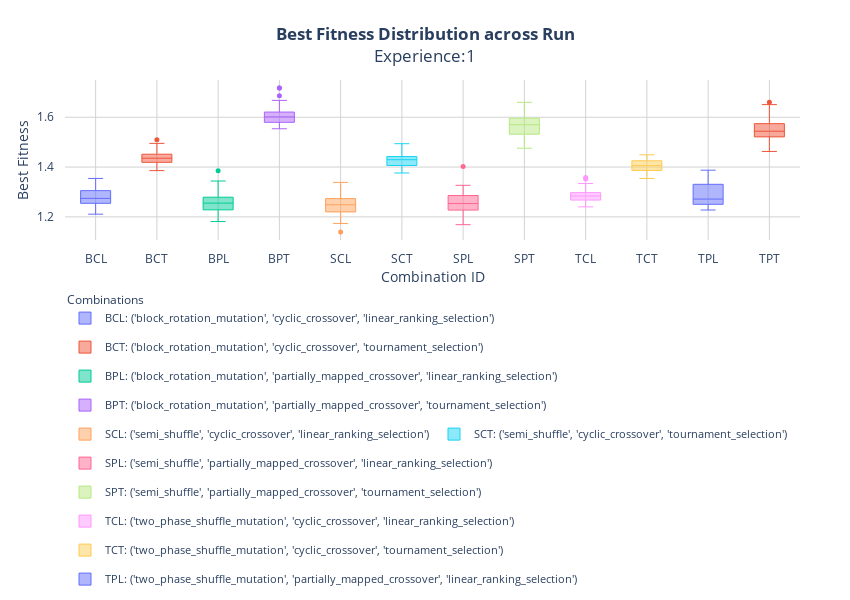
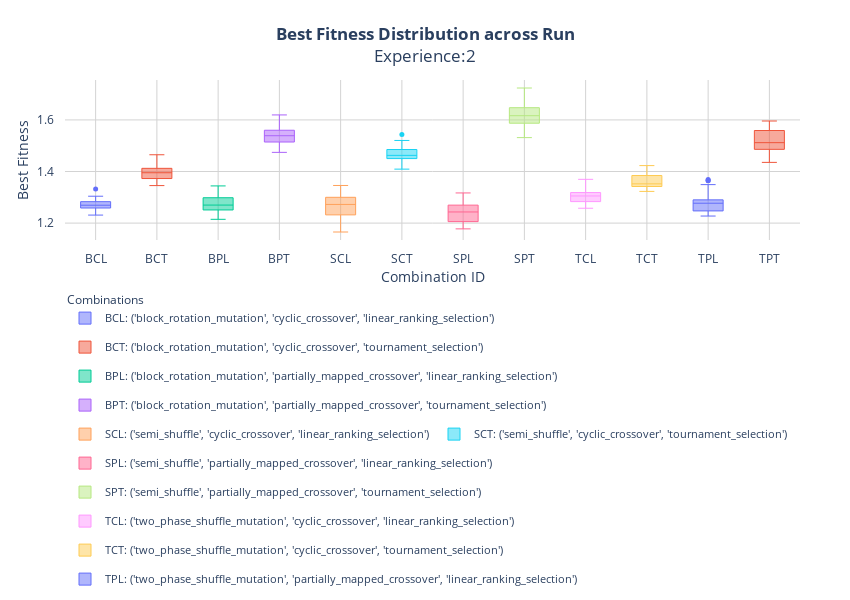
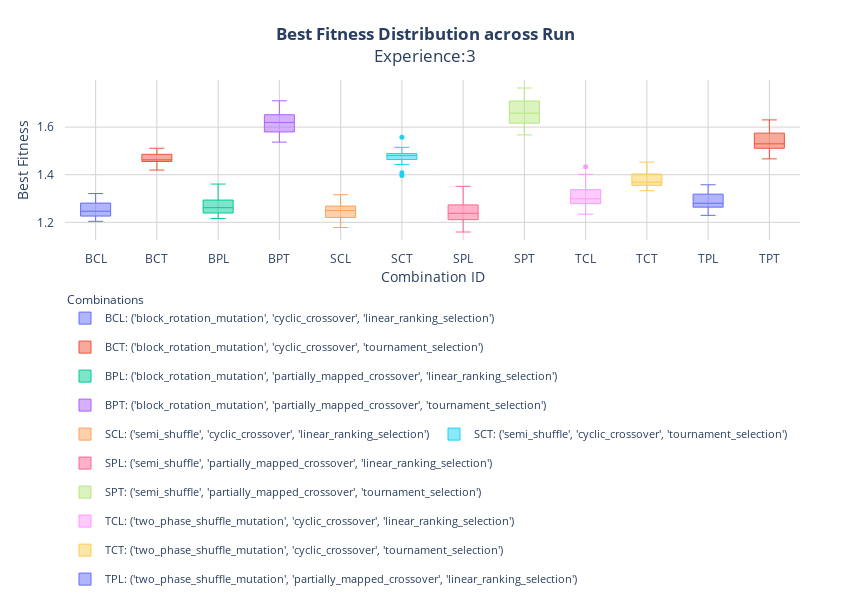

The notebook cell saved with these charts, in order:
### Markdown cell above
__`Step 5`__ Plot the best fitness of each run (for some combinations). Choosing to visualize the ones considered the best and least stable combination of each experiment.

### Code cell
plot_BF_inter_run_boxplot(df_exp1, exp_comb='1')
plot_BF_inter_run_boxplot(df_exp2, exp_comb='2')
plot_BF_inter_run_boxplot(df_exp3, exp_comb='3')

### Figure 1 — Plotly figure (JSON) as saved in the notebook; plotly's stock layout.template omitted (floating-point values rounded to 4 significant figures)
{"data": [{"hoverinfo": "y", "legendgroup": "group_BCL", "line": {"width": 1}, "marker": {"size": 5}, "name": "BCL: ('block_rotation_mutation', 'cyclic_crossover', 'linear_ranking_selection')", "showlegend": true, "type": "box", "x": ["BCL", "BCL", "BCL", "BCL", "BCL", "BCL", "BCL", "BCL", "BCL", "BCL", "BCL", "BCL", "BCL", "BCL", "BCL", "BCL", "BCL", "BCL", "BCL", "BCL", "BCL", "BCL", "BCL", "BCL", "BCL", "BCL", "BCL", "BCL", "BCL", "BCL"], "y": [1.257, 1.211, 1.295, 1.31, 1.215, 1.268, 1.254, 1.305, 1.258, 1.266, 1.22, 1.301, 1.291, 1.242, 1.35, 1.259, 1.347, 1.272, 1.247, 1.259, 1.222, 1.334, 1.22, 1.354, 1.331, 1.327, 1.276, 1.303, 1.278, 1.283]}, {"hoverinfo": "y", "legendgroup": "group_BCT", "line": {"width": 1}, "marker": {"size": 5}, "name": "BCT: ('block_rotation_mutation', 'cyclic_crossover', 'tournament_selection')", "showlegend": true, "type": "box", "x": ["BCT", "BCT", "BCT", "BCT", "BCT", "BCT", "BCT", "BCT", "BCT", "BCT", "BCT", "BCT", "BCT", "BCT", "BCT", "BCT", "BCT", "BCT", "BCT", "BCT", "BCT", "BCT", "BCT", "BCT", "BCT", "BCT", "BCT", "BCT", "BCT", "BCT"], "y": [1.478, 1.396, 1.424, 1.403, 1.416, 1.481, 1.4, 1.47, 1.471, 1.434, 1.44, 1.419, 1.386, 1.451, 1.404, 1.437, 1.419, 1.452, 1.441, 1.421, 1.51, 1.427, 1.393, 1.458, 1.44, 1.441, 1.426, 1.426, 1.495, 1.442]}, {"hoverinfo": "y", "legendgroup": "group_BPL", "line": {"width": 1}, "marker": {"size": 5}, "name": "BPL: ('block_rotation_mutation', 'partially_mapped_crossover', 'linear_ranking_selection')", "showlegend": true, "type": "box", "x": ["BPL", "BPL", "BPL", "BPL", "BPL", "BPL", "BPL", "BPL", "BPL", "BPL", "BPL", "BPL", "BPL", "BPL", "BPL", "BPL", "BPL", "BPL", "BPL", "BPL", "BPL", "BPL", "BPL", "BPL", "BPL", "BPL", "BPL", "BPL", "BPL", "BPL"], "y": [1.228, 1.184, 1.257, 1.259, 1.229, 1.181, 1.279, 1.316, 1.225, 1.24, 1.255, 1.274, 1.287, 1.301, 1.318, 1.217, 1.385, 1.22, 1.256, 1.212, 1.228, 1.238, 1.254, 1.263, 1.289, 1.344, 1.274, 1.258, 1.252, 1.247]}, {"hoverinfo": "y", "legendgroup": "group_BPT", "line": {"width": 1}, "marker": {"size": 5}, "name": "BPT: ('block_rotation_mutation', 'partially_mapped_crossover', 'tournament_selection')", "showlegend": true, "type": "box", "x": ["BPT", "BPT", "BPT", "BPT", "BPT", "BPT", "BPT", "BPT", "BPT", "BPT", "BPT", "BPT", "BPT", "BPT", "BPT", "BPT", "BPT", "BPT", "BPT", "BPT", "BPT", "BPT", "BPT", "BPT", "BPT", "BPT", "BPT", "BPT", "BPT", "BPT"], "y": [1.59, 1.599, 1.628, 1.604, 1.687, 1.555, 1.586, 1.588, 1.567, 1.57, 1.618, 1.599, 1.554, 1.666, 1.585, 1.717, 1.718, 1.619, 1.593, 1.558, 1.617, 1.604, 1.57, 1.649, 1.58, 1.611, 1.621, 1.563, 1.615, 1.668]}, {"hoverinfo": "y", "legendgroup": "group_SCL", "line": {"width": 1}, "marker": {"size": 5}, "name": "SCL: ('semi_shuffle', 'cyclic_crossover', 'linear_ranking_selection')", "showlegend": true, "type": "box", "x": ["SCL", "SCL", "SCL", "SCL", "SCL", "SCL", "SCL", "SCL", "SCL", "SCL", "SCL", "SCL", "SCL", "SCL", "SCL", "SCL", "SCL", "SCL", "SCL", "SCL", "SCL", "SCL", "SCL", "SCL", "SCL", "SCL", "SCL", "SCL", "SCL", "SCL"], "y": [1.229, 1.252, 1.255, 1.181, 1.338, 1.178, 1.244, 1.174, 1.224, 1.273, 1.139, 1.245, 1.252, 1.22, 1.273, 1.259, 1.186, 1.249, 1.2, 1.241, 1.27, 1.301, 1.275, 1.263, 1.248, 1.294, 1.301, 1.277, 1.21, 1.233]}, {"hoverinfo": "y", "legendgroup": "group_SCT", "line": {"width": 1}, "marker": {"size": 5}, "name": "SCT: ('semi_shuffle', 'cyclic_crossover', 'tournament_selection')", "showlegend": true, "type": "box", "x": ["SCT", "SCT", "SCT", "SCT", "SCT", "SCT", "SCT", "SCT", "SCT", "SCT", "SCT", "SCT", "SCT", "SCT", "SCT", "SCT", "SCT", "SCT", "SCT", "SCT", "SCT", "SCT", "SCT", "SCT", "SCT", "SCT", "SCT", "SCT", "SCT", "SCT"], "y": [1.45, 1.39, 1.433, 1.406, 1.401, 1.419, 1.442, 1.452, 1.44, 1.39, 1.45, 1.406, 1.441, 1.421, 1.427, 1.435, 1.452, 1.46, 1.442, 1.415, 1.405, 1.427, 1.433, 1.406, 1.494, 1.427, 1.376, 1.403, 1.442, 1.451]}, {"hoverinfo": "y", "legendgroup": "group_SPL", "line": {"width": 1}, "marker": {"size": 5}, "name": "SPL: ('semi_shuffle', 'partially_mapped_crossover', 'linear_ranking_selection')", "showlegend": true, "type": "box", "x": ["SPL", "SPL", "SPL", "SPL", "SPL", "SPL", "SPL", "SPL", "SPL", "SPL", "SPL", "SPL", "SPL", "SPL", "SPL", "SPL", "SPL", "SPL", "SPL", "SPL", "SPL", "SPL", "SPL", "SPL", "SPL", "SPL", "SPL", "SPL", "SPL", "SPL"], "y": [1.227, 1.277, 1.318, 1.306, 1.237, 1.289, 1.226, 1.238, 1.293, 1.19, 1.246, 1.283, 1.261, 1.223, 1.327, 1.263, 1.276, 1.282, 1.267, 1.185, 1.17, 1.402, 1.23, 1.169, 1.236, 1.223, 1.302, 1.286, 1.229, 1.241]}, {"hoverinfo": "y", "legendgroup": "group_SPT", "line": {"width": 1}, "marker": {"size": 5}, "name": "SPT: ('semi_shuffle', 'partially_mapped_crossover', 'tournament_selection')", "showlegend": true, "type": "box", "x": ["SPT", "SPT", "SPT", "SPT", "SPT", "SPT", "SPT", "SPT", "SPT", "SPT", "SPT", "SPT", "SPT", "SPT", "SPT", "SPT", "SPT", "SPT", "SPT", "SPT", "SPT", "SPT", "SPT", "SPT", "SPT", "SPT", "SPT", "SPT", "SPT", "SPT"], "y": [1.61, 1.588, 1.517, 1.634, 1.601, 1.539, 1.544, 1.553, 1.572, 1.569, 1.52, 1.653, 1.596, 1.59, 1.571, 1.476, 1.489, 1.504, 1.534, 1.547, 1.486, 1.622, 1.495, 1.608, 1.534, 1.532, 1.595, 1.576, 1.66, 1.578]}, {"hoverinfo": "y", "legendgroup": "group_TCL", "line": {"width": 1}, "marker": {"size": 5}, "name": "TCL: ('two_phase_shuffle_mutation', 'cyclic_crossover', 'linear_ranking_selection')", "showlegend": true, "type": "box", "x": ["TCL", "TCL", "TCL", "TCL", "TCL", "TCL", "TCL", "TCL", "TCL", "TCL", "TCL", "TCL", "TCL", "TCL", "TCL", "TCL", "TCL", "TCL", "TCL", "TCL", "TCL", "TCL", "TCL", "TCL", "TCL", "TCL", "TCL", "TCL", "TCL", "TCL"], "y": [1.334, 1.287, 1.276, 1.269, 1.253, 1.283, 1.287, 1.265, 1.295, 1.24, 1.281, 1.305, 1.303, 1.284, 1.285, 1.254, 1.287, 1.305, 1.352, 1.319, 1.269, 1.268, 1.267, 1.358, 1.272, 1.243, 1.251, 1.244, 1.292, 1.297]}, {"hoverinfo": "y", "legendgroup": "group_TCT", "line": {"width": 1}, "marker": {"size": 5}, "name": "TCT: ('two_phase_shuffle_mutation', 'cyclic_crossover', 'tournament_selection')", "showlegend": true, "type": "box", "x": ["TCT", "TCT", "TCT", "TCT", "TCT", "TCT", "TCT", "TCT", "TCT", "TCT", "TCT", "TCT", "TCT", "TCT", "TCT", "TCT", "TCT", "TCT", "TCT", "TCT", "TCT", "TCT", "TCT", "TCT", "TCT", "TCT", "TCT", "TCT", "TCT", "TCT"], "y": [1.395, 1.402, 1.42, 1.386, 1.434, 1.412, 1.383, 1.418, 1.436, 1.404, 1.42, 1.407, 1.38, 1.385, 1.367, 1.433, 1.392, 1.425, 1.421, 1.437, 1.354, 1.441, 1.382, 1.449, 1.414, 1.402, 1.405, 1.435, 1.378, 1.403]}, {"hoverinfo": "y", "legendgroup": "group_TPL", "line": {"width": 1}, "marker": {"size": 5}, "name": "TPL: ('two_phase_shuffle_mutation', 'partially_mapped_crossover', 'linear_ranking_selection')", "showlegend": true, "type": "box", "x": ["TPL", "TPL", "TPL", "TPL", "TPL", "TPL", "TPL", "TPL", "TPL", "TPL", "TPL", "TPL", "TPL", "TPL", "TPL", "TPL", "TPL", "TPL", "TPL", "TPL", "TPL", "TPL", "TPL", "TPL", "TPL", "TPL", "TPL", "TPL", "TPL", "TPL"], "y": [1.266, 1.306, 1.254, 1.241, 1.231, 1.37, 1.236, 1.243, 1.317, 1.228, 1.282, 1.335, 1.248, 1.257, 1.372, 1.359, 1.293, 1.25, 1.253, 1.277, 1.255, 1.262, 1.26, 1.387, 1.359, 1.362, 1.331, 1.29, 1.243, 1.324]}, {"hoverinfo": "y", "legendgroup": "group_TPT", "line": {"width": 1}, "marker": {"size": 5}, "name": "TPT: ('two_phase_shuffle_mutation', 'partially_mapped_crossover', 'tournament_selection')", "showlegend": true, "type": "box", "x": ["TPT", "TPT", "TPT", "TPT", "TPT", "TPT", "TPT", "TPT", "TPT", "TPT", "TPT", "TPT", "TPT", "TPT", "TPT", "TPT", "TPT", "TPT", "TPT", "TPT", "TPT", "TPT", "TPT", "TPT", "TPT", "TPT", "TPT", "TPT", "TPT", "TPT"], "y": [1.546, 1.569, 1.574, 1.541, 1.503, 1.626, 1.562, 1.643, 1.48, 1.528, 1.611, 1.531, 1.604, 1.571, 1.513, 1.651, 1.62, 1.561, 1.66, 1.527, 1.511, 1.521, 1.526, 1.554, 1.505, 1.494, 1.463, 1.542, 1.536, 1.556]}], "layout": {"autosize": true, "height": 600, "legend": {"font": {"size": 11}, "orientation": "h", "title": {"font": {"size": 12}, "side": "top", "text": "Combinations"}, "y": -0.3}, "margin": {"b": 100, "l": 50, "pad": 10, "r": 50, "t": 80}, "plot_bgcolor": "white", "title": {"text": "<b>Best Fitness Distribution across Run</b><br>Experience:1", "x": 0.5, "xanchor": "center"}, "width": 850, "xaxis": {"gridcolor": "lightgray", "tickvals": ["BCL", "BCT", "BPL", "BPT", "SCL", "SCT", "SPL", "SPT", "TCL", "TCT", "TPL", "TPT"], "title": {"text": "Combination ID"}, "type": "category"}, "yaxis": {"gridcolor": "lightgray", "title": {"text": "Best Fitness"}}}}

### Figure 2 — Plotly figure (JSON) as saved in the notebook; plotly's stock layout.template omitted (floating-point values rounded to 4 significant figures)
{"data": [{"hoverinfo": "y", "legendgroup": "group_BCL", "line": {"width": 1}, "marker": {"size": 5}, "name": "BCL: ('block_rotation_mutation', 'cyclic_crossover', 'linear_ranking_selection')", "showlegend": true, "type": "box", "x": ["BCL", "BCL", "BCL", "BCL", "BCL", "BCL", "BCL", "BCL", "BCL", "BCL", "BCL", "BCL", "BCL", "BCL", "BCL", "BCL", "BCL", "BCL", "BCL", "BCL", "BCL", "BCL", "BCL", "BCL", "BCL", "BCL", "BCL", "BCL", "BCL", "BCL"], "y": [1.278, 1.302, 1.283, 1.258, 1.301, 1.259, 1.251, 1.275, 1.29, 1.277, 1.265, 1.24, 1.231, 1.266, 1.291, 1.264, 1.304, 1.267, 1.297, 1.259, 1.332, 1.257, 1.277, 1.272, 1.252, 1.279, 1.251, 1.264, 1.281, 1.26]}, {"hoverinfo": "y", "legendgroup": "group_BCT", "line": {"width": 1}, "marker": {"size": 5}, "name": "BCT: ('block_rotation_mutation', 'cyclic_crossover', 'tournament_selection')", "showlegend": true, "type": "box", "x": ["BCT", "BCT", "BCT", "BCT", "BCT", "BCT", "BCT", "BCT", "BCT", "BCT", "BCT", "BCT", "BCT", "BCT", "BCT", "BCT", "BCT", "BCT", "BCT", "BCT", "BCT", "BCT", "BCT", "BCT", "BCT", "BCT", "BCT", "BCT", "BCT", "BCT"], "y": [1.465, 1.416, 1.367, 1.365, 1.373, 1.416, 1.382, 1.391, 1.446, 1.387, 1.388, 1.359, 1.373, 1.41, 1.386, 1.404, 1.411, 1.4, 1.345, 1.346, 1.399, 1.432, 1.405, 1.366, 1.363, 1.412, 1.377, 1.419, 1.42, 1.403]}, {"hoverinfo": "y", "legendgroup": "group_BPL", "line": {"width": 1}, "marker": {"size": 5}, "name": "BPL: ('block_rotation_mutation', 'partially_mapped_crossover', 'linear_ranking_selection')", "showlegend": true, "type": "box", "x": ["BPL", "BPL", "BPL", "BPL", "BPL", "BPL", "BPL", "BPL", "BPL", "BPL", "BPL", "BPL", "BPL", "BPL", "BPL", "BPL", "BPL", "BPL", "BPL", "BPL", "BPL", "BPL", "BPL", "BPL", "BPL", "BPL", "BPL", "BPL", "BPL", "BPL"], "y": [1.33, 1.215, 1.298, 1.251, 1.27, 1.218, 1.234, 1.245, 1.301, 1.244, 1.289, 1.329, 1.262, 1.282, 1.269, 1.263, 1.278, 1.314, 1.26, 1.344, 1.255, 1.304, 1.264, 1.279, 1.235, 1.228, 1.272, 1.305, 1.251, 1.272]}, {"hoverinfo": "y", "legendgroup": "group_BPT", "line": {"width": 1}, "marker": {"size": 5}, "name": "BPT: ('block_rotation_mutation', 'partially_mapped_crossover', 'tournament_selection')", "showlegend": true, "type": "box", "x": ["BPT", "BPT", "BPT", "BPT", "BPT", "BPT", "BPT", "BPT", "BPT", "BPT", "BPT", "BPT", "BPT", "BPT", "BPT", "BPT", "BPT", "BPT", "BPT", "BPT", "BPT", "BPT", "BPT", "BPT", "BPT", "BPT", "BPT", "BPT", "BPT", "BPT"], "y": [1.526, 1.6, 1.515, 1.548, 1.565, 1.561, 1.515, 1.514, 1.54, 1.53, 1.544, 1.537, 1.56, 1.549, 1.59, 1.533, 1.514, 1.566, 1.474, 1.513, 1.562, 1.499, 1.556, 1.619, 1.499, 1.511, 1.545, 1.476, 1.507, 1.554]}, {"hoverinfo": "y", "legendgroup": "group_SCL", "line": {"width": 1}, "marker": {"size": 5}, "name": "SCL: ('semi_shuffle', 'cyclic_crossover', 'linear_ranking_selection')", "showlegend": true, "type": "box", "x": ["SCL", "SCL", "SCL", "SCL", "SCL", "SCL", "SCL", "SCL", "SCL", "SCL", "SCL", "SCL", "SCL", "SCL", "SCL", "SCL", "SCL", "SCL", "SCL", "SCL", "SCL", "SCL", "SCL", "SCL", "SCL", "SCL", "SCL", "SCL", "SCL", "SCL"], "y": [1.259, 1.295, 1.232, 1.282, 1.346, 1.171, 1.288, 1.242, 1.293, 1.3, 1.239, 1.206, 1.316, 1.233, 1.303, 1.207, 1.293, 1.202, 1.252, 1.319, 1.166, 1.335, 1.235, 1.311, 1.262, 1.205, 1.288, 1.22, 1.288, 1.327]}, {"hoverinfo": "y", "legendgroup": "group_SCT", "line": {"width": 1}, "marker": {"size": 5}, "name": "SCT: ('semi_shuffle', 'cyclic_crossover', 'tournament_selection')", "showlegend": true, "type": "box", "x": ["SCT", "SCT", "SCT", "SCT", "SCT", "SCT", "SCT", "SCT", "SCT", "SCT", "SCT", "SCT", "SCT", "SCT", "SCT", "SCT", "SCT", "SCT", "SCT", "SCT", "SCT", "SCT", "SCT", "SCT", "SCT", "SCT", "SCT", "SCT", "SCT", "SCT"], "y": [1.457, 1.52, 1.428, 1.472, 1.44, 1.485, 1.429, 1.464, 1.485, 1.46, 1.45, 1.441, 1.457, 1.507, 1.456, 1.427, 1.44, 1.463, 1.463, 1.461, 1.501, 1.409, 1.543, 1.473, 1.49, 1.452, 1.464, 1.5, 1.476, 1.501]}, {"hoverinfo": "y", "legendgroup": "group_SPL", "line": {"width": 1}, "marker": {"size": 5}, "name": "SPL: ('semi_shuffle', 'partially_mapped_crossover', 'linear_ranking_selection')", "showlegend": true, "type": "box", "x": ["SPL", "SPL", "SPL", "SPL", "SPL", "SPL", "SPL", "SPL", "SPL", "SPL", "SPL", "SPL", "SPL", "SPL", "SPL", "SPL", "SPL", "SPL", "SPL", "SPL", "SPL", "SPL", "SPL", "SPL", "SPL", "SPL", "SPL", "SPL", "SPL", "SPL"], "y": [1.26, 1.251, 1.317, 1.251, 1.23, 1.268, 1.301, 1.203, 1.193, 1.178, 1.231, 1.215, 1.241, 1.235, 1.203, 1.195, 1.254, 1.206, 1.252, 1.305, 1.183, 1.3, 1.289, 1.302, 1.209, 1.277, 1.234, 1.205, 1.27, 1.245]}, {"hoverinfo": "y", "legendgroup": "group_SPT", "line": {"width": 1}, "marker": {"size": 5}, "name": "SPT: ('semi_shuffle', 'partially_mapped_crossover', 'tournament_selection')", "showlegend": true, "type": "box", "x": ["SPT", "SPT", "SPT", "SPT", "SPT", "SPT", "SPT", "SPT", "SPT", "SPT", "SPT", "SPT", "SPT", "SPT", "SPT", "SPT", "SPT", "SPT", "SPT", "SPT", "SPT", "SPT", "SPT", "SPT", "SPT", "SPT", "SPT", "SPT", "SPT", "SPT"], "y": [1.639, 1.602, 1.579, 1.604, 1.637, 1.565, 1.59, 1.688, 1.601, 1.627, 1.571, 1.552, 1.594, 1.576, 1.67, 1.647, 1.614, 1.619, 1.643, 1.587, 1.67, 1.66, 1.679, 1.612, 1.642, 1.708, 1.619, 1.724, 1.531, 1.578]}, {"hoverinfo": "y", "legendgroup": "group_TCL", "line": {"width": 1}, "marker": {"size": 5}, "name": "TCL: ('two_phase_shuffle_mutation', 'cyclic_crossover', 'linear_ranking_selection')", "showlegend": true, "type": "box", "x": ["TCL", "TCL", "TCL", "TCL", "TCL", "TCL", "TCL", "TCL", "TCL", "TCL", "TCL", "TCL", "TCL", "TCL", "TCL", "TCL", "TCL", "TCL", "TCL", "TCL", "TCL", "TCL", "TCL", "TCL", "TCL", "TCL", "TCL", "TCL", "TCL", "TCL"], "y": [1.326, 1.29, 1.282, 1.334, 1.279, 1.296, 1.315, 1.278, 1.307, 1.302, 1.316, 1.292, 1.294, 1.28, 1.321, 1.318, 1.279, 1.258, 1.336, 1.259, 1.283, 1.305, 1.311, 1.331, 1.307, 1.338, 1.309, 1.37, 1.305, 1.287]}, {"hoverinfo": "y", "legendgroup": "group_TCT", "line": {"width": 1}, "marker": {"size": 5}, "name": "TCT: ('two_phase_shuffle_mutation', 'cyclic_crossover', 'tournament_selection')", "showlegend": true, "type": "box", "x": ["TCT", "TCT", "TCT", "TCT", "TCT", "TCT", "TCT", "TCT", "TCT", "TCT", "TCT", "TCT", "TCT", "TCT", "TCT", "TCT", "TCT", "TCT", "TCT", "TCT", "TCT", "TCT", "TCT", "TCT", "TCT", "TCT", "TCT", "TCT", "TCT", "TCT"], "y": [1.401, 1.363, 1.343, 1.323, 1.343, 1.4, 1.344, 1.343, 1.356, 1.342, 1.396, 1.338, 1.333, 1.423, 1.354, 1.342, 1.359, 1.393, 1.367, 1.378, 1.342, 1.369, 1.325, 1.341, 1.35, 1.407, 1.344, 1.384, 1.422, 1.344]}, {"hoverinfo": "y", "legendgroup": "group_TPL", "line": {"width": 1}, "marker": {"size": 5}, "name": "TPL: ('two_phase_shuffle_mutation', 'partially_mapped_crossover', 'linear_ranking_selection')", "showlegend": true, "type": "box", "x": ["TPL", "TPL", "TPL", "TPL", "TPL", "TPL", "TPL", "TPL", "TPL", "TPL", "TPL", "TPL", "TPL", "TPL", "TPL", "TPL", "TPL", "TPL", "TPL", "TPL", "TPL", "TPL", "TPL", "TPL", "TPL", "TPL", "TPL", "TPL", "TPL", "TPL"], "y": [1.273, 1.364, 1.288, 1.254, 1.247, 1.227, 1.265, 1.235, 1.278, 1.238, 1.349, 1.29, 1.308, 1.276, 1.247, 1.279, 1.286, 1.257, 1.231, 1.261, 1.365, 1.279, 1.259, 1.23, 1.327, 1.285, 1.287, 1.227, 1.369, 1.305]}, {"hoverinfo": "y", "legendgroup": "group_TPT", "line": {"width": 1}, "marker": {"size": 5}, "name": "TPT: ('two_phase_shuffle_mutation', 'partially_mapped_crossover', 'tournament_selection')", "showlegend": true, "type": "box", "x": ["TPT", "TPT", "TPT", "TPT", "TPT", "TPT", "TPT", "TPT", "TPT", "TPT", "TPT", "TPT", "TPT", "TPT", "TPT", "TPT", "TPT", "TPT", "TPT", "TPT", "TPT", "TPT", "TPT", "TPT", "TPT", "TPT", "TPT", "TPT", "TPT", "TPT"], "y": [1.522, 1.451, 1.454, 1.596, 1.492, 1.56, 1.572, 1.499, 1.521, 1.501, 1.559, 1.534, 1.502, 1.469, 1.487, 1.473, 1.54, 1.471, 1.534, 1.488, 1.528, 1.491, 1.576, 1.565, 1.435, 1.47, 1.588, 1.486, 1.548, 1.56]}], "layout": {"autosize": true, "height": 600, "legend": {"font": {"size": 11}, "orientation": "h", "title": {"font": {"size": 12}, "side": "top", "text": "Combinations"}, "y": -0.3}, "margin": {"b": 100, "l": 50, "pad": 10, "r": 50, "t": 80}, "plot_bgcolor": "white", "title": {"text": "<b>Best Fitness Distribution across Run</b><br>Experience:2", "x": 0.5, "xanchor": "center"}, "width": 850, "xaxis": {"gridcolor": "lightgray", "tickvals": ["BCL", "BCT", "BPL", "BPT", "SCL", "SCT", "SPL", "SPT", "TCL", "TCT", "TPL", "TPT"], "title": {"text": "Combination ID"}, "type": "category"}, "yaxis": {"gridcolor": "lightgray", "title": {"text": "Best Fitness"}}}}

### Figure 3 — Plotly figure (JSON) as saved in the notebook; plotly's stock layout.template omitted (floating-point values rounded to 4 significant figures)
{"data": [{"hoverinfo": "y", "legendgroup": "group_BCL", "line": {"width": 1}, "marker": {"size": 5}, "name": "BCL: ('block_rotation_mutation', 'cyclic_crossover', 'linear_ranking_selection')", "showlegend": true, "type": "box", "x": ["BCL", "BCL", "BCL", "BCL", "BCL", "BCL", "BCL", "BCL", "BCL", "BCL", "BCL", "BCL", "BCL", "BCL", "BCL", "BCL", "BCL", "BCL", "BCL", "BCL", "BCL", "BCL", "BCL", "BCL", "BCL", "BCL", "BCL", "BCL", "BCL", "BCL"], "y": [1.281, 1.226, 1.289, 1.215, 1.308, 1.284, 1.237, 1.205, 1.268, 1.272, 1.224, 1.228, 1.321, 1.255, 1.22, 1.205, 1.304, 1.244, 1.242, 1.255, 1.255, 1.283, 1.239, 1.25, 1.204, 1.261, 1.243, 1.228, 1.224, 1.308]}, {"hoverinfo": "y", "legendgroup": "group_BCT", "line": {"width": 1}, "marker": {"size": 5}, "name": "BCT: ('block_rotation_mutation', 'cyclic_crossover', 'tournament_selection')", "showlegend": true, "type": "box", "x": ["BCT", "BCT", "BCT", "BCT", "BCT", "BCT", "BCT", "BCT", "BCT", "BCT", "BCT", "BCT", "BCT", "BCT", "BCT", "BCT", "BCT", "BCT", "BCT", "BCT", "BCT", "BCT", "BCT", "BCT", "BCT", "BCT", "BCT", "BCT", "BCT", "BCT"], "y": [1.423, 1.42, 1.46, 1.491, 1.457, 1.511, 1.453, 1.456, 1.461, 1.483, 1.511, 1.483, 1.456, 1.51, 1.507, 1.453, 1.466, 1.452, 1.459, 1.463, 1.44, 1.462, 1.483, 1.488, 1.506, 1.48, 1.481, 1.486, 1.459, 1.454]}, {"hoverinfo": "y", "legendgroup": "group_BPL", "line": {"width": 1}, "marker": {"size": 5}, "name": "BPL: ('block_rotation_mutation', 'partially_mapped_crossover', 'linear_ranking_selection')", "showlegend": true, "type": "box", "x": ["BPL", "BPL", "BPL", "BPL", "BPL", "BPL", "BPL", "BPL", "BPL", "BPL", "BPL", "BPL", "BPL", "BPL", "BPL", "BPL", "BPL", "BPL", "BPL", "BPL", "BPL", "BPL", "BPL", "BPL", "BPL", "BPL", "BPL", "BPL", "BPL", "BPL"], "y": [1.246, 1.245, 1.217, 1.266, 1.318, 1.353, 1.295, 1.271, 1.322, 1.292, 1.305, 1.236, 1.291, 1.276, 1.216, 1.258, 1.259, 1.294, 1.226, 1.246, 1.311, 1.262, 1.229, 1.254, 1.219, 1.239, 1.236, 1.265, 1.361, 1.261]}, {"hoverinfo": "y", "legendgroup": "group_BPT", "line": {"width": 1}, "marker": {"size": 5}, "name": "BPT: ('block_rotation_mutation', 'partially_mapped_crossover', 'tournament_selection')", "showlegend": true, "type": "box", "x": ["BPT", "BPT", "BPT", "BPT", "BPT", "BPT", "BPT", "BPT", "BPT", "BPT", "BPT", "BPT", "BPT", "BPT", "BPT", "BPT", "BPT", "BPT", "BPT", "BPT", "BPT", "BPT", "BPT", "BPT", "BPT", "BPT", "BPT", "BPT", "BPT", "BPT"], "y": [1.67, 1.652, 1.663, 1.569, 1.636, 1.624, 1.6, 1.643, 1.561, 1.675, 1.537, 1.692, 1.615, 1.567, 1.598, 1.649, 1.58, 1.71, 1.593, 1.653, 1.705, 1.554, 1.581, 1.574, 1.632, 1.6, 1.632, 1.556, 1.634, 1.6]}, {"hoverinfo": "y", "legendgroup": "group_SCL", "line": {"width": 1}, "marker": {"size": 5}, "name": "SCL: ('semi_shuffle', 'cyclic_crossover', 'linear_ranking_selection')", "showlegend": true, "type": "box", "x": ["SCL", "SCL", "SCL", "SCL", "SCL", "SCL", "SCL", "SCL", "SCL", "SCL", "SCL", "SCL", "SCL", "SCL", "SCL", "SCL", "SCL", "SCL", "SCL", "SCL", "SCL", "SCL", "SCL", "SCL", "SCL", "SCL", "SCL", "SCL", "SCL", "SCL"], "y": [1.178, 1.216, 1.254, 1.247, 1.228, 1.225, 1.189, 1.253, 1.29, 1.316, 1.303, 1.266, 1.299, 1.203, 1.232, 1.223, 1.199, 1.269, 1.29, 1.24, 1.258, 1.265, 1.232, 1.221, 1.258, 1.187, 1.311, 1.257, 1.268, 1.218]}, {"hoverinfo": "y", "legendgroup": "group_SCT", "line": {"width": 1}, "marker": {"size": 5}, "name": "SCT: ('semi_shuffle', 'cyclic_crossover', 'tournament_selection')", "showlegend": true, "type": "box", "x": ["SCT", "SCT", "SCT", "SCT", "SCT", "SCT", "SCT", "SCT", "SCT", "SCT", "SCT", "SCT", "SCT", "SCT", "SCT", "SCT", "SCT", "SCT", "SCT", "SCT", "SCT", "SCT", "SCT", "SCT", "SCT", "SCT", "SCT", "SCT", "SCT", "SCT"], "y": [1.455, 1.451, 1.482, 1.473, 1.397, 1.49, 1.466, 1.464, 1.558, 1.481, 1.486, 1.464, 1.48, 1.47, 1.515, 1.472, 1.487, 1.489, 1.49, 1.443, 1.502, 1.48, 1.465, 1.456, 1.474, 1.409, 1.515, 1.488, 1.5, 1.482]}, {"hoverinfo": "y", "legendgroup": "group_SPL", "line": {"width": 1}, "marker": {"size": 5}, "name": "SPL: ('semi_shuffle', 'partially_mapped_crossover', 'linear_ranking_selection')", "showlegend": true, "type": "box", "x": ["SPL", "SPL", "SPL", "SPL", "SPL", "SPL", "SPL", "SPL", "SPL", "SPL", "SPL", "SPL", "SPL", "SPL", "SPL", "SPL", "SPL", "SPL", "SPL", "SPL", "SPL", "SPL", "SPL", "SPL", "SPL", "SPL", "SPL", "SPL", "SPL", "SPL"], "y": [1.333, 1.253, 1.225, 1.237, 1.2, 1.243, 1.351, 1.211, 1.242, 1.285, 1.238, 1.16, 1.212, 1.262, 1.291, 1.277, 1.225, 1.174, 1.273, 1.206, 1.192, 1.188, 1.248, 1.238, 1.209, 1.211, 1.239, 1.32, 1.328, 1.23]}, {"hoverinfo": "y", "legendgroup": "group_SPT", "line": {"width": 1}, "marker": {"size": 5}, "name": "SPT: ('semi_shuffle', 'partially_mapped_crossover', 'tournament_selection')", "showlegend": true, "type": "box", "x": ["SPT", "SPT", "SPT", "SPT", "SPT", "SPT", "SPT", "SPT", "SPT", "SPT", "SPT", "SPT", "SPT", "SPT", "SPT", "SPT", "SPT", "SPT", "SPT", "SPT", "SPT", "SPT", "SPT", "SPT", "SPT", "SPT", "SPT", "SPT", "SPT", "SPT"], "y": [1.662, 1.599, 1.621, 1.627, 1.66, 1.708, 1.684, 1.764, 1.71, 1.733, 1.593, 1.757, 1.68, 1.635, 1.691, 1.617, 1.635, 1.607, 1.643, 1.63, 1.612, 1.741, 1.567, 1.702, 1.741, 1.656, 1.581, 1.715, 1.598, 1.723]}, {"hoverinfo": "y", "legendgroup": "group_TCL", "line": {"width": 1}, "marker": {"size": 5}, "name": "TCL: ('two_phase_shuffle_mutation', 'cyclic_crossover', 'linear_ranking_selection')", "showlegend": true, "type": "box", "x": ["TCL", "TCL", "TCL", "TCL", "TCL", "TCL", "TCL", "TCL", "TCL", "TCL", "TCL", "TCL", "TCL", "TCL", "TCL", "TCL", "TCL", "TCL", "TCL", "TCL", "TCL", "TCL", "TCL", "TCL", "TCL", "TCL", "TCL", "TCL", "TCL", "TCL"], "y": [1.291, 1.34, 1.3, 1.311, 1.287, 1.367, 1.337, 1.402, 1.256, 1.323, 1.286, 1.321, 1.25, 1.434, 1.265, 1.298, 1.279, 1.338, 1.264, 1.282, 1.363, 1.315, 1.276, 1.271, 1.282, 1.363, 1.302, 1.305, 1.286, 1.234]}, {"hoverinfo": "y", "legendgroup": "group_TCT", "line": {"width": 1}, "marker": {"size": 5}, "name": "TCT: ('two_phase_shuffle_mutation', 'cyclic_crossover', 'tournament_selection')", "showlegend": true, "type": "box", "x": ["TCT", "TCT", "TCT", "TCT", "TCT", "TCT", "TCT", "TCT", "TCT", "TCT", "TCT", "TCT", "TCT", "TCT", "TCT", "TCT", "TCT", "TCT", "TCT", "TCT", "TCT", "TCT", "TCT", "TCT", "TCT", "TCT", "TCT", "TCT", "TCT", "TCT"], "y": [1.369, 1.453, 1.341, 1.383, 1.339, 1.349, 1.403, 1.346, 1.362, 1.351, 1.368, 1.383, 1.357, 1.36, 1.434, 1.436, 1.38, 1.441, 1.342, 1.356, 1.403, 1.448, 1.378, 1.333, 1.363, 1.357, 1.392, 1.392, 1.424, 1.365]}, {"hoverinfo": "y", "legendgroup": "group_TPL", "line": {"width": 1}, "marker": {"size": 5}, "name": "TPL: ('two_phase_shuffle_mutation', 'partially_mapped_crossover', 'linear_ranking_selection')", "showlegend": true, "type": "box", "x": ["TPL", "TPL", "TPL", "TPL", "TPL", "TPL", "TPL", "TPL", "TPL", "TPL", "TPL", "TPL", "TPL", "TPL", "TPL", "TPL", "TPL", "TPL", "TPL", "TPL", "TPL", "TPL", "TPL", "TPL", "TPL", "TPL", "TPL", "TPL", "TPL", "TPL"], "y": [1.243, 1.304, 1.272, 1.28, 1.351, 1.327, 1.28, 1.319, 1.319, 1.265, 1.264, 1.229, 1.296, 1.256, 1.254, 1.273, 1.282, 1.358, 1.26, 1.293, 1.279, 1.248, 1.325, 1.27, 1.293, 1.27, 1.354, 1.254, 1.288, 1.318]}, {"hoverinfo": "y", "legendgroup": "group_TPT", "line": {"width": 1}, "marker": {"size": 5}, "name": "TPT: ('two_phase_shuffle_mutation', 'partially_mapped_crossover', 'tournament_selection')", "showlegend": true, "type": "box", "x": ["TPT", "TPT", "TPT", "TPT", "TPT", "TPT", "TPT", "TPT", "TPT", "TPT", "TPT", "TPT", "TPT", "TPT", "TPT", "TPT", "TPT", "TPT", "TPT", "TPT", "TPT", "TPT", "TPT", "TPT", "TPT", "TPT", "TPT", "TPT", "TPT", "TPT"], "y": [1.584, 1.501, 1.63, 1.607, 1.528, 1.575, 1.516, 1.474, 1.484, 1.578, 1.523, 1.576, 1.529, 1.5, 1.533, 1.511, 1.531, 1.485, 1.53, 1.538, 1.533, 1.53, 1.512, 1.59, 1.548, 1.511, 1.467, 1.476, 1.607, 1.565]}], "layout": {"autosize": true, "height": 600, "legend": {"font": {"size": 11}, "orientation": "h", "title": {"font": {"size": 12}, "side": "top", "text": "Combinations"}, "y": -0.3}, "margin": {"b": 100, "l": 50, "pad": 10, "r": 50, "t": 80}, "plot_bgcolor": "white", "title": {"text": "<b>Best Fitness Distribution across Run</b><br>Experience:3", "x": 0.5, "xanchor": "center"}, "width": 850, "xaxis": {"gridcolor": "lightgray", "tickvals": ["BCL", "BCT", "BPL", "BPT", "SCL", "SCT", "SPL", "SPT", "TCL", "TCT", "TPL", "TPT"], "title": {"text": "Combination ID"}, "type": "category"}, "yaxis": {"gridcolor": "lightgray", "title": {"text": "Best Fitness"}}}}
